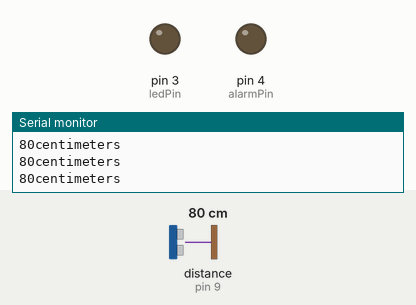
This sketch was run on a simulated Arduino Uno, built with avr-gcc and run on an emulated ATmega328P. Parts: output pins drawn as LEDs (lit = HIGH), the last lines printed to the serial monitor. Wiring (inferred from the names in the program): ultrasonic range finder: trigger pin 10; echo pin 9. Dashed ring = blinking. The inputs (shaded band) are chosen by the test bench; at power-on: distance to the obstacle (sensor on pin 9) 80 cm. The echo pulse lasts 58.3 µs per cm; pins used as bus, display or sensor lines are not drawn.

Above: at 1.2 s.
1.3 s: distance to the obstacle (sensor on pin 9) set to 65 cm
4.3 s: distance to the obstacle (sensor on pin 9) set to 54 cm
At 4.7 s:
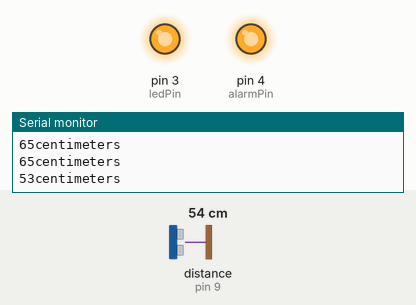
7.3 s: distance to the obstacle (sensor on pin 9) set to 60 cm
At 8.1 s:
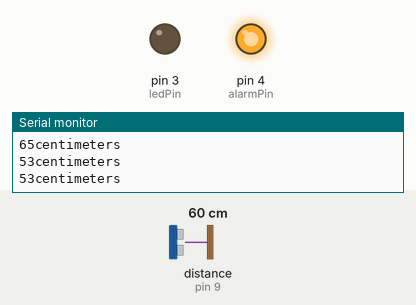
9.8 s: distance to the obstacle (sensor on pin 9) set to 2 cm
At 10.6 s:
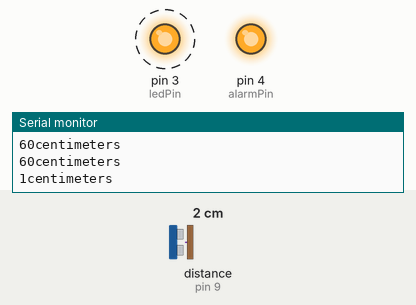
Timing chart, 0 to 13.8 s (numbered marks = the images above; inputs shaded):
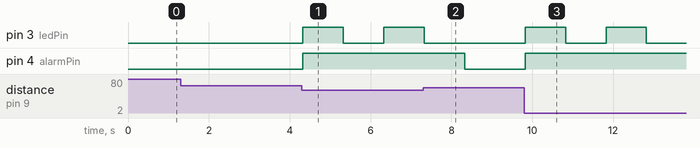

The sketch:

obstacle_detection.ino
```cpp
// C++ code
//

int ledPin = 3
;
int alarmPin = 4;

#define echoPin 9
#define trigPin 10

void setup()
{
  Serial.begin(9600);
  pinMode(ledPin, OUTPUT);
  pinMode(alarmPin, OUTPUT);
  pinMode(trigPin, OUTPUT);
  pinMode(echoPin, INPUT);

}

void loop()
{
  long timer, centimeters;

  // Clears the trigPin condition
  digitalWrite(trigPin, LOW);
  delayMicroseconds(2);
  // Sets the trigPin HIGH (ACTIVE) for 10 microseconds
  digitalWrite(trigPin, HIGH);
  delayMicroseconds(10);
  digitalWrite(trigPin, LOW);
  // Reads the echoPin, returns the sound wave travel time in microseconds
  timer = pulseIn(echoPin, HIGH);

  // Convert time to distance
  centimeters = microsecondsToCentimeters(timer);

  // Print distance result in centimeters
  Serial.print(centimeters);
  Serial.print("centimeters");
  Serial.println();

  // If distance between sensor and obstacle is < 60
  if(centimeters<60){
    // Set Alarm on
    digitalWrite(alarmPin,HIGH);
    // Flick LED light on and off
    digitalWrite(ledPin,HIGH);
    delay(1000);
    digitalWrite(ledPin, LOW);
    delay(1000);
  }
  // Turn LED off if distance is > or = 60
  else if (centimeters>=60){
    digitalWrite(ledPin,LOW);
    digitalWrite(alarmPin,LOW);
  }
}

long microsecondsToCentimeters(long microseconds) {
  // The speed of sound is 340 m/s or 29 microseconds per centimeter.
  // The ping travels out and back, so to find the distance of the object we
  // take half of the distance travelled.
  return microseconds / 29 / 2;
}
```

Measured:
- the behaviour switches between 60 and 59 cm on distance to the obstacle (sensor on pin 9) (found by bisection; images 0 and 1)
- after the input at 4.3 s, pin 3 (ledPin): LOW → HIGH at once, → LOW 1.0 s later, → HIGH 1.0 s later; pin 4 (alarmPin): LOW → HIGH at once
- after the input at 7.3 s, pin 3 (ledPin): goes on until 7.3 s, then stays LOW; pin 4 (alarmPin): HIGH → LOW after 1.0 s
- after the input at 9.8 s, pin 3 (ledPin): alternates HIGH for 1.0 s and LOW for 1.0 s, starting at once; pin 4 (alarmPin): LOW → HIGH at once
